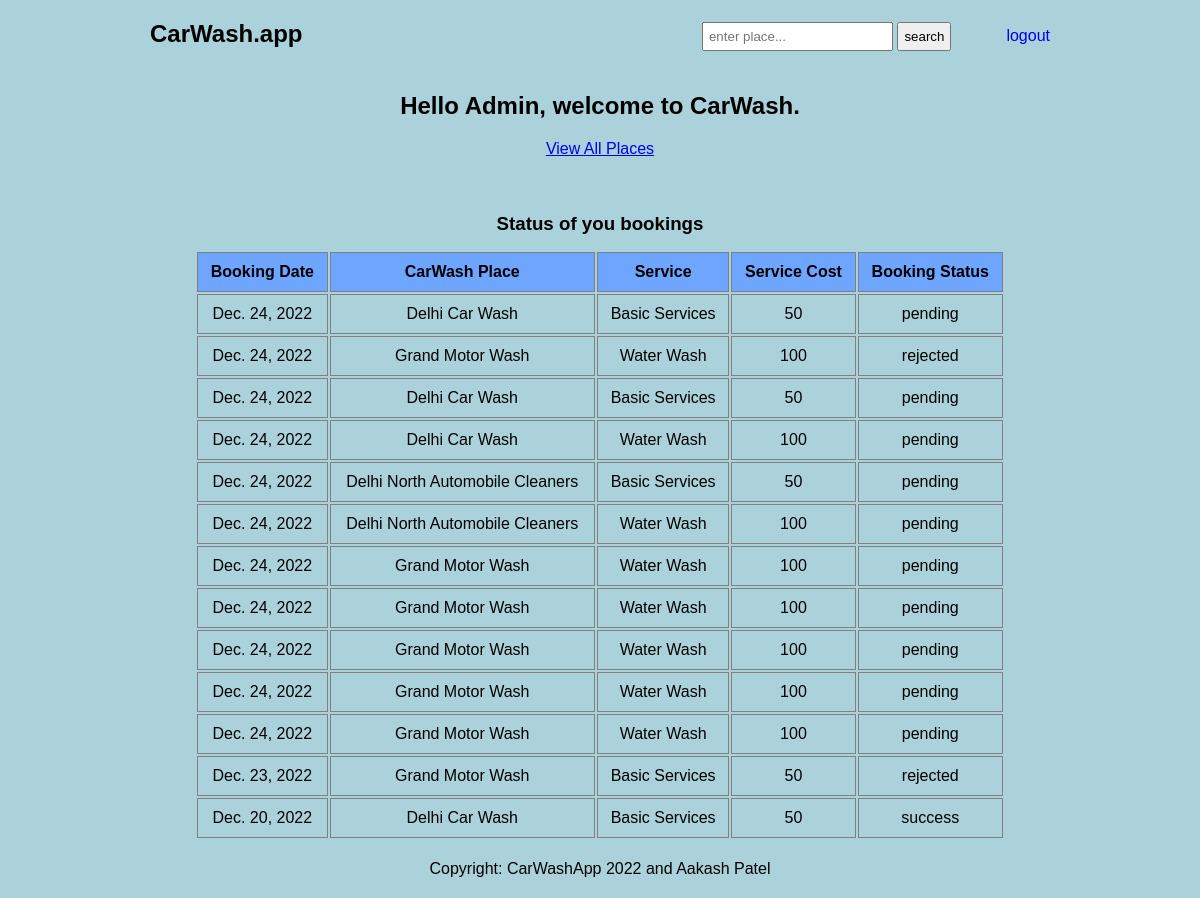
The app's page / (signed in) with its own data.
### carwash/models.py (models this page shows, shortened)
class Booking(models.Model):
    customer = models.ForeignKey(
        get_user_model(), verbose_name="customer", on_delete=models.SET_NULL, null=True
    )
    carwash = models.ForeignKey(
        CarWashPlace, verbose_name="carwash place", on_delete=models.SET_NULL, null=True
    )
    service = models.ForeignKey(CarWashService, verbose_name="services", null=True, on_delete=models.DO_NOTHING)
    status = models.ForeignKey(
        BookingStatus, verbose_name="booking status", on_delete=models.DO_NOTHING, null=True,
    )
    date = models.DateField(blank=True, null=True, default=now)
    def __str__(self):
        return f"Booking for {self.customer.username} on {self.date} at {self.carwash.name} is {self.status.status}"

class CarWashPlace(models.Model):
    name = models.CharField(verbose_name="carwash name", max_length=160)
    services = models.ManyToManyField(CarWashService, verbose_name="services")
    slots = models.IntegerField(default=5, verbose_name='slots available today')
    slots_last_refresh = models.DateField(default=now(), verbose_name='slots refreshed on')

class CarWashService(models.Model):
    name = models.CharField(max_length=40, verbose_name="carwash service")
    price = models.IntegerField(verbose_name="price", default=100)

class BookingStatus(models.Model):
    status = models.CharField(max_length=40, verbose_name="status")

### carwash/views.py (the view)
# urls.py: path("", views.home, name="home"),
def home(request):
    user = request.user
    print(user)
    bookings = []
    shops = CarWashPlace.objects.all()
    reset_slots_availability(shops)
    if user.is_authenticated:
        bookings = Booking.objects.filter(customer__id=user.id).prefetch_related('customer').select_related('carwash').select_related('status').order_by('-date')
        print(bookings[0])
    context = {
        "page": "Home",
        "user": user,
        "bookings" : bookings,
    }
    return render(request, template_name="carwash/index.html", context=context)

### carwash/views.py (called while the page is built)
def reset_slots_availability(car_wash_shops):
    for shop in car_wash_shops:
        last_refresh = shop.slots_last_refresh
        last_refresh_date = datetime.datetime.strptime(str(last_refresh), "%Y-%m-%d").date()
        now = datetime.datetime.today().date()
        print(last_refresh_date, now)
        print(last_refresh_date > now)
        print(now > last_refresh_date)
        if now > last_refresh_date:
            default_numberof_slots = CarWashPlace._meta.get_field('slots').get_default()
            shop.slots = default_numberof_slots
            shop.slots_last_refresh = now
            shop.save()

### templates/carwash/index.html (shortened to what this page needs)
{% extends 'base/index.html' %}
{% block main %}
    <div class="center-flex flex-column mt-40">
        {% if request.user.is_authenticated %}
        <h2>Hello <span class="username">{{request.user}}</span>, welcome to CarWash.</h2>
        {% else %}
        <h3>Please <a href="{% url 'login' %}">Login</a> to see your bookings.</h3>
        {% endif %}
        <a class="mt-20" href="{% url 'search' %}?all=1 ">View All Places</a>
    </div>
    {% if bookings  %}
        <div class="booking-list center-flex flex-column">
            <h3>Status of you bookings</h3>
            <table border="0">
                <thead>
                    <tr>
                        <th>Booking Date</th>
                        <th>CarWash Place</th>
                        <th>Service</th>
                        <th>Service Cost</th>
                        <th>Booking Status</th>
                    </tr>
                </thead>
                <tbody>
                    {% for booking in bookings %}
                        <tr>
                            <td>{{booking.date}}</td>
                            <td>{{booking.carwash.name}}</td>
                            <td>{{booking.service.name}}</td>
                            <td>{{booking.service.price}}</td>
                            <td>{{booking.status.status}}</td>
                        </tr>
                    {% endfor %}
                </tbody>
            </table>
        </div>
    {% endif %}
{% endblock main %}

### templates/base/index.html
{% load static %}
{% load crispy_forms_tags %}
<!DOCTYPE html>
<html lang="en">
    <head>
        {% include "base/head.html" %}
    </head>
    <body>
        {% block navbar %}
            {% include 'base/navbar.html' %}
        {% endblock navbar %}
        <main class="main">
            {% block main %}{% endblock main %}
        </main>
    </body>
    <footer class="footer">
        Copyright: CarWashApp 2022 and Aakash Patel
    </footer>
</html>

### templates/base/head.html (shortened to what this page needs)
<link rel="stylesheet" href="/public/css/style.css">

### templates/base/navbar.html
{% block navbar %}
    <nav class="navbar">
        <div class="menu">
            <a class="item logo first" href="/">CarWash.app</a>
        </div>
        <div class="user-section">
            <form class="item search-bar" method="GET" action="{% url 'search' %}">
                <input type="text" placeholder="enter place..." name="place" value="{% if search %}{{search}}{% endif %}"">
                <button class="button" type="submit">search</button>
            </form>
            {% if request.user.is_authenticated %}
                <a class="item last" href="{% url 'logout' %}">logout</a>
            {% else %}
                <a class="item" href="{% url 'login' %}">login</a>
                <a class="item last" href="{% url 'register' %}">register</a>
            {% endif %}
        </div>
    </nav>
{% endblock navbar %}

### assets/css/style.css (style rules this page uses)
* { margin: 0; padding: 0; box-sizing: border-box; }
html { background: #abd2db; font-family: Arial, Helvetica, sans-serif; }
body { width: 90%; max-width: 900px; margin: 0 auto; min-height: 100vh; }
h3 { line-height: 2rem; }
.navbar { margin: 20px 0; display: flex; flex-wrap: wrap; flex-direction: row; justify-content: space-between; justify-items: center; }
.navbar a.item { margin-inline: 5px; text-decoration: none; }
.navbar a.item.first { margin-left: 0; }
.navbar a.item.last { margin-right: 0; }
.navbar a.logo { display: block; font-size: 24px; color: black; font-weight: bold; }
.navbar .user-section { display: flex; flex-direction: row; flex-wrap: wrap-reverse; line-height: 2rem; }
.navbar .user-section .search-bar { margin-right: 50px; }
form.search-bar { text-align: center; line-height: 2rem; }
form.search-bar input { padding: 5px; }
form.search-bar button { padding: 5px; }
.button { cursor: pointer; padding: 10px; }
main.main { min-height: 70vh; padding: 0; }
footer.footer { text-align: center; margin: 20px; }
.center-flex { display: flex; justify-content: center; }
.flex-column { align-items: center; flex-direction: column; }
.mt-20 { margin-top: 20px; }
.mt-40 { margin-top: 40px; }
.username { text-transform: capitalize; }
.booking-list { margin-top: 50px; }
table { text-align: center; width: 90%; margin-inline: auto; margin-top: 10px; overflow-y: scroll; }
table th, table td { padding: 10px; border: 1px solid gray; font-size: 1rem; }
table th { background: #6da5ff; font-weight: 600; }
table tr { padding: 0; }

### records on screen
Booking: date "Dec. 24, 2022", carwash.name "Delhi Car Wash", service.name "Basic Services", service.price "50", status.status "pending"
Booking: date "Dec. 24, 2022", carwash.name "Grand Motor Wash", service.name "Water Wash", service.price "100", status.status "rejected"
Booking: date "Dec. 24, 2022", carwash.name "Delhi Car Wash", service.name "Basic Services", service.price "50", status.status "pending"
Booking: date "Dec. 24, 2022", carwash.name "Delhi Car Wash", service.name "Water Wash", service.price "100", status.status "pending"
Booking: date "Dec. 24, 2022", carwash.name "Delhi North Automobile Cleaners", service.name "Basic Services", service.price "50", status.status "pending"
Booking: date "Dec. 24, 2022", carwash.name "Delhi North Automobile Cleaners", service.name "Water Wash", service.price "100", status.status "pending"
Booking: date "Dec. 24, 2022", carwash.name "Grand Motor Wash", service.name "Water Wash", service.price "100", status.status "pending"
Booking: date "Dec. 24, 2022", carwash.name "Grand Motor Wash", service.name "Water Wash", service.price "100", status.status "pending"
Booking: date "Dec. 24, 2022", carwash.name "Grand Motor Wash", service.name "Water Wash", service.price "100", status.status "pending"
Booking: date "Dec. 24, 2022", carwash.name "Grand Motor Wash", service.name "Water Wash", service.price "100", status.status "pending"
Booking: date "Dec. 24, 2022", carwash.name "Grand Motor Wash", service.name "Water Wash", service.price "100", status.status "pending"
Booking: date "Dec. 23, 2022", carwash.name "Grand Motor Wash", service.name "Basic Services", service.price "50", status.status "rejected"
Booking: date "Dec. 20, 2022", carwash.name "Delhi Car Wash", service.name "Basic Services", service.price "50", status.status "success"

### other values on screen
{{ request.user }} "Admin"
